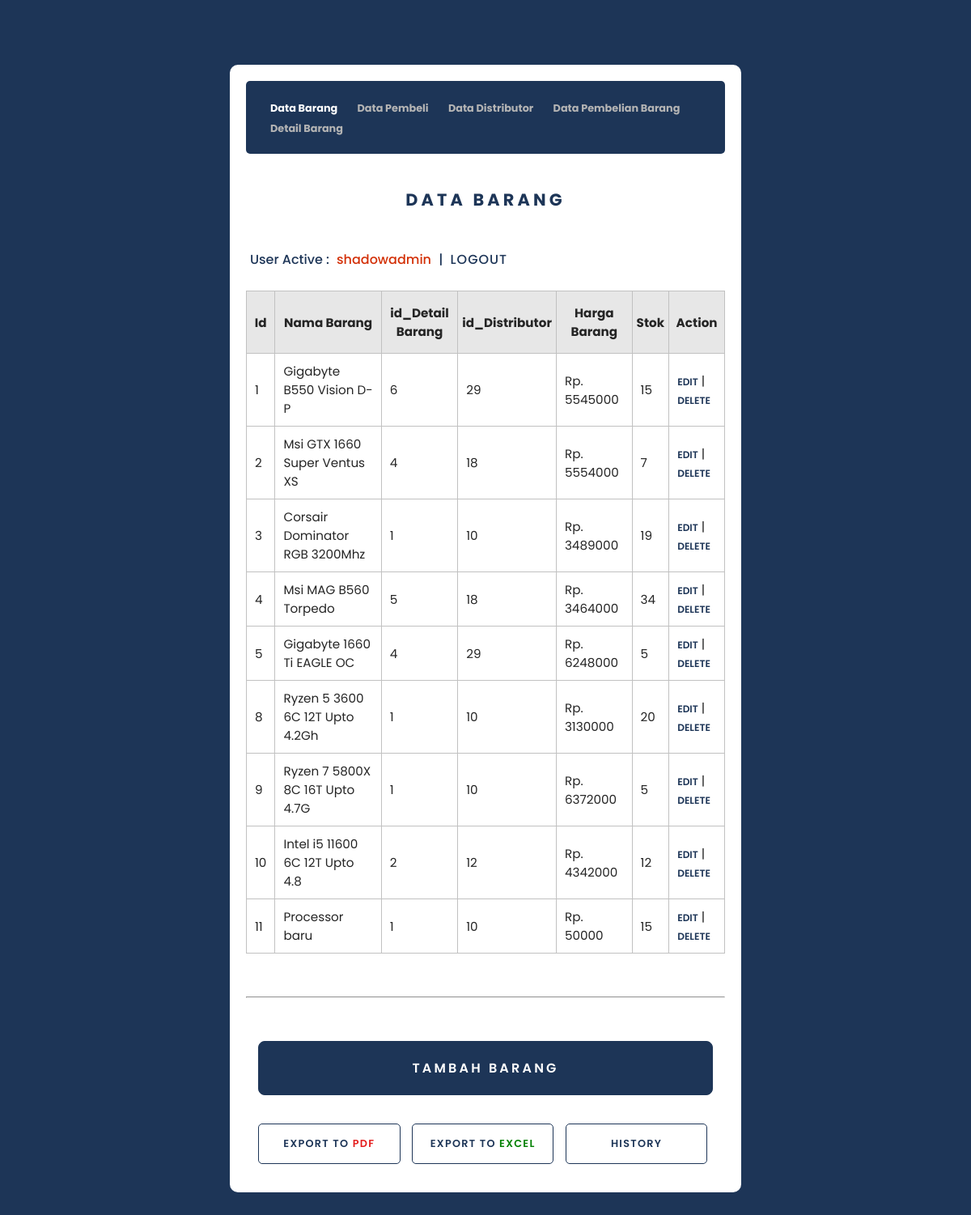
/uas_basisdata/admin/databarang.php (signed in), run on the app's committed database.
### tables this page shows
CREATE TABLE `data_barang` (
  `id_barang` int(5) NOT NULL AUTO_INCREMENT,
  `nama_barang` varchar(30) NOT NULL,
  `id_detail_barang` int(5) DEFAULT NULL,
  `id_distributor` int(5) DEFAULT NULL,
  `stok_barang` int(5) DEFAULT NULL,
  `harga_barang` int(15) DEFAULT NULL,
  PRIMARY KEY (`id_barang`),
  KEY `id_detail_barang` (`id_detail_barang`),
  KEY `id_distributor` (`id_distributor`),
  CONSTRAINT `data_barang_ibfk_1` FOREIGN KEY (`id_detail_barang`) REFERENCES `detail_barang` (`id_detail_barang`) ON DELETE CASCADE ON UPDATE CASCADE,
  CONSTRAINT `data_barang_ibfk_2` FOREIGN KEY (`id_distributor`) REFERENCES `data_distributor` (`id_distributor`) ON DELETE CASCADE ON UPDATE CASCADE
);

### uas_basisdata/admin/databarang.php (the view, shortened to what this page needs)
<?php
include "../koneksi.php";
$databarang = "SELECT * FROM `data_barang` ORDER BY `data_barang`.`id_barang` ASC";
$printa = mysqli_query($conn, $databarang);
?>
<!DOCTYPE html>
<html lang="en">
<head>
    <link rel="stylesheet" href="../css/style.css" type="text/css">
</head>
<body>
    <div class="containers">
        <nav>
            <a href="databarang.php" class="active">Data Barang</a>
            <a href="datapembeli.php">Data Pembeli</a>
            <a href="datadistributor.php">Data Distributor</a>
            <a href="datapembelianbarang.php">Data Pembelian Barang</a>
            <a href="detailbarang.php">Detail Barang</a>
        </nav>
            <div id="databarang">
                <header>
                    <h3>DATA BARANG</h3>
                    <h4>User Active :
                        <span class="user_login">
                            <?php echo $_SESSION['username']; ?>
                        </span>|
                        <a class="link" href="../logout.php">Logout</a>
                    </h4>
                </header>
                <div class="main">
                    <table>
                        <tr>
                            <th>Id</th>
                            <th>Nama Barang</th>
                            <th>id_Detail Barang</th>
                            <th>id_Distributor</th>
                            <th class="mini">Harga Barang</th>
                            <th class="mini">Stok</th>
                            <th>Action</th>
                        </tr>
                <?php while($a = mysqli_fetch_array($printa)): ?>
                        <tr>
                            <td><?= $a['id_barang'];?></td>
                            <td><?= $a['nama_barang'];?></td>
                            <td><?= $a['id_detail_barang'];?></td>
                            <td><?= $a['id_distributor'];?></td>
                            <td>Rp. <?= $a['harga_barang'];?></td>
                            <td><?= $a['stok_barang'];?></td>
                            <td>
                                <a class="edit" href="update/updatepage.php?id=<?php echo $a['id_barang']; ?>">EDIT</a> |
                                <a class="delete" href="delete/deletebarang.php?id=<?php echo $a['id_barang']; ?>">DELETE</a>
                            </td>
                        </tr>
                <?php endwhile;?>
                    </table>
                    <br><hr><br>
                    <a class="button" href="input/inputpage.php">Tambah Barang</a>
                    <div class="exportnav">
                        <a class="exportbutton" href="export/printpdfbarang.php" target="_blank">Export to <span style="color:#e41d1d">PDF</span></a>
                        <a class="exportbutton" href="export/printxlsbarang.php" target="_blank">Export to <span style="color:green">EXCEL</span></a>
                        <a class="exportbutton" href="log/log_databarang.php">History</a>
                    </div>
                </div>
            </div>
        </div>
</body>
</html>

### uas_basisdata/css/style.css (style rules this page uses)
body { font-family: 'poppins'; background-color: #1d3557;; color: #fff; }
table { border-collapse: collapse; margin: 20px 0px; color:rgb(37, 37, 37); font-size: 0.95em; margin-left: auto; margin-right: auto; }
td { border: 1px solid #c1c1c1; padding: 10px; }
th { border: 1px solid #c1c1c1; padding: 15px 5px; background-color: #e7e7e7; }
.edit , .delete { text-decoration: none; font-size: 0.8em; color:#1d3557; text-transform: uppercase; font-weight: 600; }
.button { text-decoration: none; font-size: 1em; color:#fff; text-transform: uppercase; font-weight: 600; text-align: center; border: 1px solid #1d3557; padding: 20px; display: flex; justify-content: center; margin : 20px 15px; background-color: #1d3557; border-radius: 8px; cursor: pointer; letter-spacing: 0.2em; }
.containers { width: 50%; margin: 5em auto; background-color: #fff; padding: 20px; border-radius: 10px; }
.containers h3 { text-align: center; color: #1d3557; font-weight: 700; font-size: 1.3em; padding: 20px; letter-spacing: .2em; }
h4 { color: #1d3557; font-weight: 500; padding: 5px; }
.user_login { color: #d33007; font-weight: 500; padding: 5px; }
nav { display: block; background-color: #1d3557; padding: 20px; border-radius: 5px; }
nav a { padding: 20px 10px; color:#b4b4b4; font-size: .8em; text-decoration: none; font-weight: bold; transition: 0.5s; }
nav a.active, nav a:hover { color: #fff; }
.link { color: #1d3557; text-decoration: none; transition: 0.3s; text-transform: uppercase; font-weight: 500; letter-spacing: 1px; margin-left: 5px; }
.exportnav { display: inline; background-color: #fff; margin: 10px; }
.exportnav a { display: inline-block; }
.exportbutton { text-decoration: none; font-size: .8em; color:#1d3557; text-transform: uppercase; font-weight: 600; border: 1px solid #1d3557; padding: 15px 10px; margin: 15px 5px; background-color: #fff; border-radius: 5px; cursor: pointer; letter-spacing: 0.1em; transition: 0.5s; width: 12em; text-align: center; }

### data on the page
data_barang: id_barang "1", nama_barang "Gigabyte B550 Vision D-P", id_detail_barang "6", id_distributor "29", harga_barang "5545000", stok_barang "15"
data_barang: id_barang "2", nama_barang "Msi GTX 1660 Super Ventus XS", id_detail_barang "4", id_distributor "18", harga_barang "5554000", stok_barang "7"
data_barang: id_barang "3", nama_barang "Corsair Dominator RGB 3200Mhz", id_detail_barang "1", id_distributor "10", harga_barang "3489000", stok_barang "19"
data_barang: id_barang "4", nama_barang "Msi MAG B560 Torpedo", id_detail_barang "5", id_distributor "18", harga_barang "3464000", stok_barang "34"
data_barang: id_barang "5", nama_barang "Gigabyte 1660 Ti EAGLE OC", id_detail_barang "4", id_distributor "29", harga_barang "6248000", stok_barang "5"
data_barang: id_barang "8", nama_barang "Ryzen 5 3600 6C 12T Upto 4.2Gh", id_detail_barang "1", id_distributor "10", harga_barang "3130000", stok_barang "20"
data_barang: id_barang "9", nama_barang "Ryzen 7 5800X 8C 16T Upto 4.7G", id_detail_barang "1", id_distributor "10", harga_barang "6372000", stok_barang "5"
data_barang: id_barang "10", nama_barang "Intel i5 11600 6C 12T Upto 4.8", id_detail_barang "2", id_distributor "12", harga_barang "4342000", stok_barang "12"
data_barang: id_barang "11", nama_barang "Processor baru", id_detail_barang "1", id_distributor "10", harga_barang "50000", stok_barang "15"

### other printed values
$_SESSION['username'] "shadowadmin"
